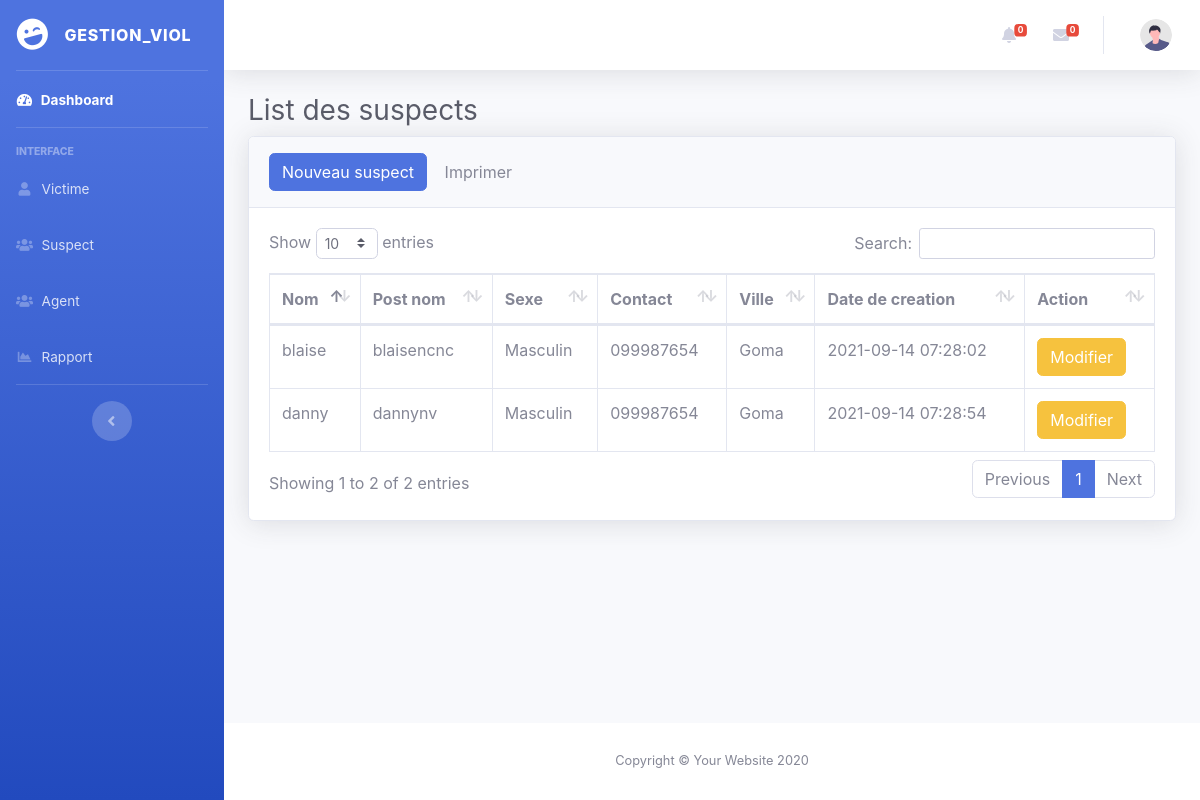
Page /suspect.php on the committed database.
### tables this page shows
CREATE TABLE `suspect` (
  `id` int(11) NOT NULL,
  `nom` varchar(50) NOT NULL,
  `postnom` varchar(50) NOT NULL,
  `sexe` varchar(20) NOT NULL,
  `numtel` varchar(15) NOT NULL,
  `ville` varchar(50) NOT NULL,
  `created_at` timestamp NOT NULL DEFAULT current_timestamp() ON UPDATE current_timestamp()
);

### suspect.php (the view, shortened to what this page needs)
<?php
include'config/database.php';
$recup = $db->query("SELECT * FROM suspect");
?>
<!DOCTYPE html>
<html lang="en">
<head>
    <link href="vendor/fontawesome-free/css/all.min.css" rel="stylesheet" type="text/css">
    <link href="css/sb-admin-2.min.css" rel="stylesheet">
    <link href="vendor/datatables/dataTables.bootstrap4.min.css" rel="stylesheet">
</head>
<body id="page-top">
    <div id="wrapper">
        <?php include'partials/_menu.php';?>
        <div id="content-wrapper" class="d-flex flex-column">
            <div id="content">
                <?php include'partials/_nav.php';?>
                <div class="container-fluid">
                    <h1 class="h3 mb-2 text-gray-800">List des suspects</h1>
                    <div class="card shadow mb-4">
                        <div class="card-header py-3">
                            <a class="btn btn-primary" class="dropdown-item" class="#" href="#" data-toggle="modal" data-target="#vict">Nouveau suspect
            </a>
            <a class="btn btn-default" href="fpdf/tutorial/suspect.php">Imprimer</a>
                        </div>
                        <div class="card-body">
                            <div class="table-responsive">
                                <table class="table table-bordered" id="dataTable" width="100%" cellspacing="0">
                                    <thead>
                                        <tr>
                                            <th>Nom</th>
                                            <th>Post nom</th>
                                            <th>Sexe</th>
                                            <th>Contact</th>
                                            <th>Ville</th>
                                            <th>Date de creation</th>
                                            <th>Action</th>
                                        </tr>
                                    </thead>
                                    <tbody>
                                    <?php while ($s= $recup->fetch())  {?>
                                        <tr>
                                            <td><?=$s['nom'];?></td>
                                            <td><?=$s['postnom'];?></td>
                                            <td><?=$s['sexe'];?></td>
                                            <td><?=$s['numtel'];?></td>
                                            <td><?=$s['ville'];?></td>
                                            <td><?=$s['created_at'];?></td>
                                            <td>
                                            <a class="btn btn-warning" class="dropdown-item" class="#" href="#" data-toggle="modal" data-target="#vict<?=$s['id'];?>">Modifier
            </a>
                                            </td>
                                        </tr>
                                        <?php } ?>
                                    </tbody>
                                </table>
                            </div>
                        </div>
                    </div>
                </div>
            </div>
            <footer class="sticky-footer bg-white">
                <div class="container my-auto">
                    <div class="copyright text-center my-auto">
                        <span>Copyright &copy; Your Website 2020</span>
                    </div>
                </div>
            </footer>
        </div>
    </div>
</body>
</html>

### rows in the picture
suspect: nom "blaise", postnom "blaisencnc", sexe "Masculin", numtel "099987654", ville "Goma", created_at "2021-09-14 07:28:02"
suspect: nom "danny", postnom "dannynv", sexe "Masculin", numtel "099987654", ville "Goma", created_at "2021-09-14 07:28:54"
